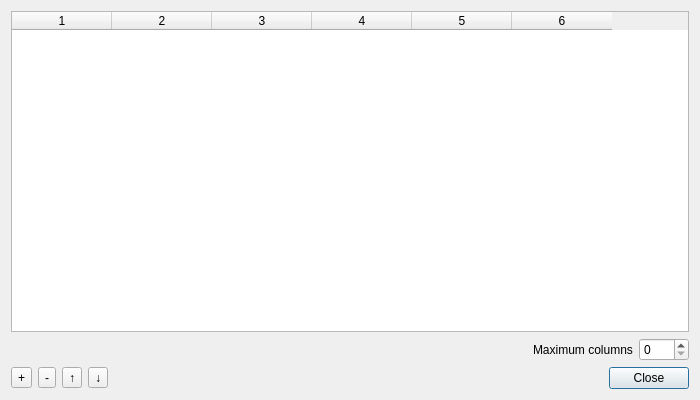
<?xml version="1.0" encoding="UTF-8"?>
<ui version="4.0">
 <class>XletLogicalEditor</class>
 <widget class="QDialog" name="XletLogicalEditor">
  <property name="geometry">
   <rect>
    <x>0</x>
    <y>0</y>
    <width>700</width>
    <height>400</height>
   </rect>
  </property>
  <property name="windowTitle">
   <string>Dialog</string>
  </property>
  <layout class="QGridLayout" name="gridLayout">
   <item row="0" column="0">
    <widget class="QTableWidget" name="tableWidget">
     <property name="columnCount">
      <number>6</number>
     </property>
     <column/>
     <column/>
     <column/>
     <column/>
     <column/>
     <column/>
    </widget>
   </item>
   <item row="2" column="0">
    <layout class="QHBoxLayout" name="btnContainer">
     <item>
      <widget class="QToolButton" name="addXlet">
       <property name="text">
        <string>+</string>
       </property>
      </widget>
     </item>
     <item>
      <widget class="QToolButton" name="removeXlet">
       <property name="text">
        <string>-</string>
       </property>
      </widget>
     </item>
     <item>
      <widget class="QToolButton" name="moveXletUp">
       <property name="text">
        <string>↑</string>
       </property>
      </widget>
     </item>
     <item>
      <widget class="QToolButton" name="moveXletDown">
       <property name="text">
        <string>↓</string>
       </property>
      </widget>
     </item>
     <item>
      <spacer name="horizontalSpacer">
       <property name="orientation">
        <enum>Qt::Horizontal</enum>
       </property>
       <property name="sizeHint" stdset="0">
        <size>
         <width>1000</width>
         <height>20</height>
        </size>
       </property>
      </spacer>
     </item>
     <item alignment="Qt::AlignRight">
      <widget class="QPushButton" name="closeButton">
       <property name="text">
        <string>Close</string>
       </property>
      </widget>
     </item>
    </layout>
   </item>
   <item row="1" column="0">
    <layout class="QHBoxLayout" name="horizontalLayout">
     <item>
      <spacer name="horizontalSpacer_2">
       <property name="orientation">
        <enum>Qt::Horizontal</enum>
       </property>
       <property name="sizeHint" stdset="0">
        <size>
         <width>40</width>
         <height>20</height>
        </size>
       </property>
      </spacer>
     </item>
     <item>
      <widget class="QLabel" name="label">
       <property name="text">
        <string>Maximum columns</string>
       </property>
       <property name="buddy">
        <cstring>maxColumns</cstring>
       </property>
      </widget>
     </item>
     <item>
      <widget class="QSpinBox" name="maxColumns">
       <property name="minimumSize">
        <size>
         <width>50</width>
         <height>0</height>
        </size>
       </property>
      </widget>
     </item>
    </layout>
   </item>
  </layout>
 </widget>
 <resources/>
 <connections/>
</ui>
